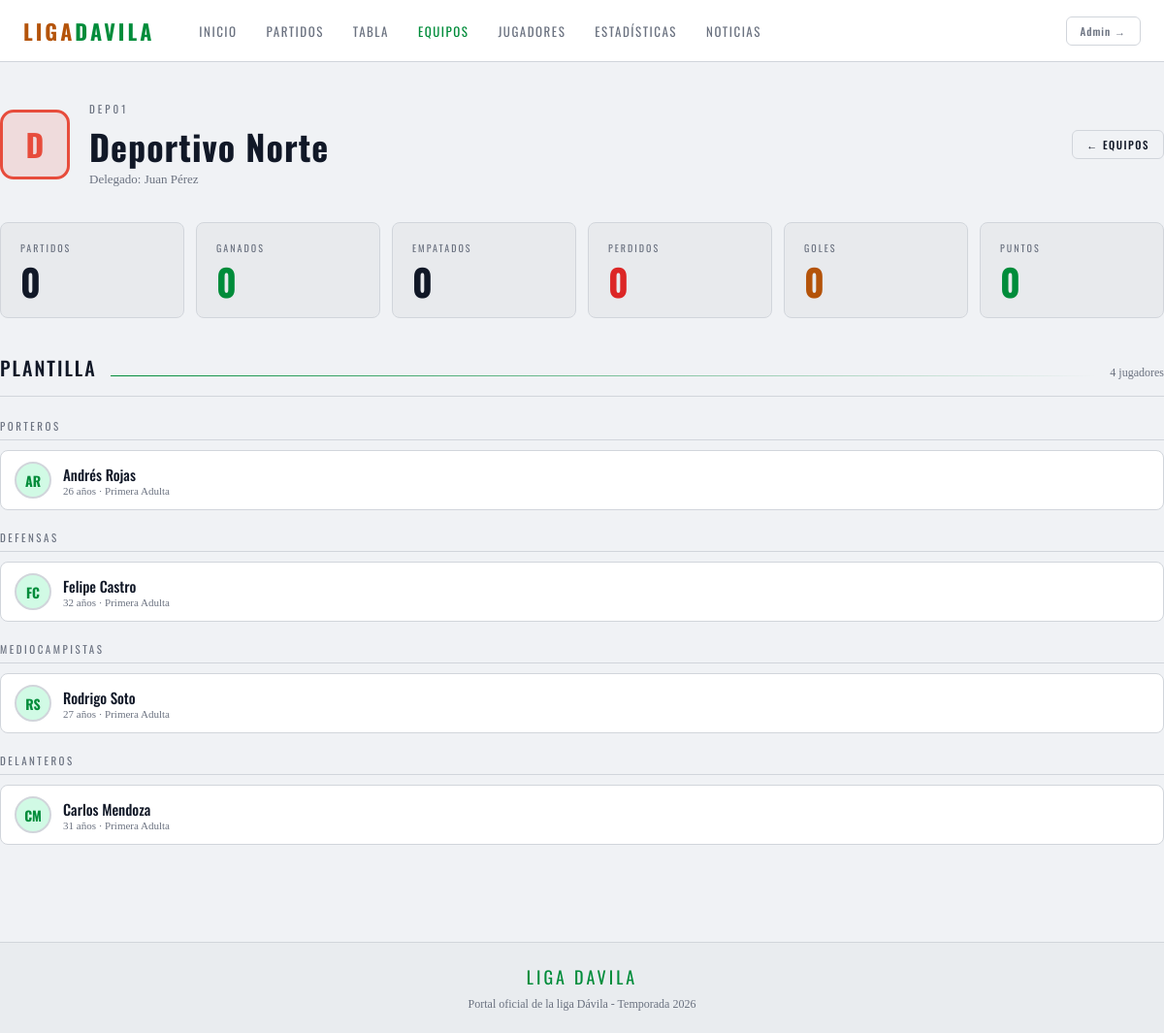
Screenshot of /equipos/1 with the database file from the repository.
### app/models/__init__.py (models this page shows, shortened)
class Equipo(db.Model):
    __tablename__ = 'equipos'
    id = db.Column(db.Integer, primary_key=True)
    codigo = db.Column(db.String(10), unique=True, nullable=False)
    nombre = db.Column(db.String(100), nullable=False)
    color = db.Column(db.String(7), default='#1a7a3c')
    delegado = db.Column(db.String(100))
    telefono_delegado = db.Column(db.String(20))
    activo = db.Column(db.Boolean, default=True)
    creado_en = db.Column(db.DateTime, default=datetime.utcnow)
    jugadores = db.relationship('Jugador', backref='equipo', lazy='dynamic')
    partidos_local = db.relationship('Partido', foreign_keys='Partido.local_id', backref='equipo_local', lazy='dynamic')
    partidos_visita = db.relationship('Partido', foreign_keys='Partido.visita_id', backref='equipo_visita', lazy='dynamic')

class Jugador(db.Model):
    __tablename__ = 'jugadores'
    id = db.Column(db.Integer, primary_key=True)
    rut = db.Column(db.String(12), unique=True, nullable=False)
    nombre = db.Column(db.String(100), nullable=False)
    fecha_nac = db.Column(db.Date)
    posicion = db.Column(db.String(20))  # Portero, Defensa, Mediocampista, Delantero
    foto = db.Column(db.String(200))     # ruta relativa al archivo
    activo = db.Column(db.Boolean, default=True)
    creado_en = db.Column(db.DateTime, default=datetime.utcnow)
    serie_id = db.Column(db.Integer, db.ForeignKey('series.id'))
    equipo_id = db.Column(db.Integer, db.ForeignKey('equipos.id'))
    actividades = db.relationship('Actividad', backref='jugador', lazy='dynamic')
    @property
    def edad(self):
        if not self.fecha_nac:
            return None
        hoy = date.today()
        edad = hoy.year - self.fecha_nac.year
        if (hoy.month, hoy.day) < (self.fecha_nac.month, self.fecha_nac.day):
            edad -= 1
        return edad
    @property
    def iniciales(self):
        if not self.nombre:
            return '?'
        parts = self.nombre.strip().split()
        return (parts[0][0] + (parts[1][0] if len(parts) > 1 else '')).upper()
    @property
    def total_goles(self):
        return self.actividades.filter(
            Actividad.tipo.in_(['gol', 'gol_penal'])
        ).count()

class Serie(db.Model):
    __tablename__ = 'series'
    id = db.Column(db.Integer, primary_key=True)
    codigo = db.Column(db.String(10), unique=True, nullable=False)
    nombre = db.Column(db.String(100), nullable=False)
    año = db.Column(db.Integer, nullable=False, default=date.today().year)
    categoria = db.Column(db.String(20))  # Sub-8, Sub-10, Adultos, etc.
    activa = db.Column(db.Boolean, default=True)
    creado_en = db.Column(db.DateTime, default=datetime.utcnow)
    jugadores = db.relationship('Jugador', backref='serie', lazy='dynamic')
    partidos = db.relationship('Partido', backref='serie', lazy='dynamic')

### app/routes/public.py (the view, shortened to what this page needs)
@public_bp.route('/equipos/<int:id>')
def equipo_detalle(id):
    equipo = Equipo.query.get_or_404(id)
    jugadores = Jugador.query.filter_by(equipo_id=id, activo=True)\
        .order_by(Jugador.posicion, Jugador.nombre).all()
    partidos_local  = Partido.query.filter_by(local_id=id, estado='jugado').all()
    partidos_visita = Partido.query.filter_by(visita_id=id, estado='jugado').all()
    todos_partidos  = partidos_local + partidos_visita
    todos_partidos.sort(key=lambda p: p.fecha, reverse=True)
    pj = len(todos_partidos)
    pg = pe = pp = gf = gc = 0
    stats = dict(pj=pj, pg=pg, pe=pe, pp=pp, gf=gf, gc=gc,
                 pts=pg*3+pe, dg=gf-gc)
    goleadores_eq = db.session.query(
        Jugador, func.count(Actividad.id).label('goles')
    ).join(Actividad, Actividad.jugador_id == Jugador.id)\
     .filter(Actividad.tipo.in_(['gol', 'gol_penal']),
             Jugador.equipo_id == id)\
     .group_by(Jugador.id)\
     .order_by(desc('goles')).all()
    return render_template('public/equipo_detalle.html',
        equipo=equipo, jugadores=jugadores,
        todos_partidos=todos_partidos[:8],
        stats=stats, goleadores_eq=goleadores_eq)

### app/templates/public/equipo_detalle.html (shortened to what this page needs)
{% extends 'public/base_public.html' %}
{% block content %}
<div class="container page-wrap">
  <div style="display:flex; align-items:center; gap:20px; margin-bottom:36px;" class="fade-up">
    <div style="width:72px; height:72px; border-radius:14px; background:{{ equipo.color }}22; border:3px solid {{ equipo.color }};
                display:flex; align-items:center; justify-content:center; font-family:var(--f-title); font-size:32px; font-weight:700; color:{{ equipo.color }};">
      {{ equipo.nombre[0] }}
    </div>
    <div>
      <div style="font-family:var(--f-title); font-size:11px; letter-spacing:3px; color:var(--muted); margin-bottom:4px;">{{ equipo.codigo }}</div>
      <h1 style="font-family:var(--f-title); font-size:36px; font-weight:700; letter-spacing:1px;">{{ equipo.nombre }}</h1>
      {% if equipo.delegado %}<div style="font-size:13px; color:var(--muted);">Delegado: {{ equipo.delegado }}{% if equipo.telefono_delegado %} · {{ equipo.telefono_delegado }}{% endif %}</div>{% endif %}
    </div>
    <a href="{{ url_for('public.equipos') }}" class="btn btn-outline btn-sm" style="margin-left:auto;">← Equipos</a>
  </div>
  <div class="stat-strip fade-up" style="margin-bottom:36px;">
    <div class="stat-box"><div class="stat-label">Partidos</div><div class="stat-val sv-w">{{ stats.pj }}</div></div>
    <div class="stat-box"><div class="stat-label">Ganados</div><div class="stat-val sv-g">{{ stats.pg }}</div></div>
    <div class="stat-box"><div class="stat-label">Empatados</div><div class="stat-val sv-w">{{ stats.pe }}</div></div>
    <div class="stat-box"><div class="stat-label">Perdidos</div><div class="stat-val sv-r">{{ stats.pp }}</div></div>
    <div class="stat-box"><div class="stat-label">Goles</div><div class="stat-val sv-a">{{ stats.gf }}</div></div>
    <div class="stat-box"><div class="stat-label">Puntos</div><div class="stat-val sv-g">{{ stats.pts }}</div></div>
  </div>
  <div class="grid-detail-r">
    <div>
      <div class="section-head fade-up">
        <h2 class="section-title">Plantilla</h2>
        <div class="section-line"></div>
        <span style="font-size:12px; color:var(--muted);">{{ jugadores|length }} jugadores</span>
      </div>
      {% set posiciones = ['Portero','Defensa','Mediocampista','Delantero'] %}
      {% for pos in posiciones %}
        {% set grupo = jugadores|selectattr('posicion','equalto',pos)|list %}
        {% if grupo %}
        <div style="margin-bottom:20px;">
          <div style="font-family:var(--f-title); font-size:11px; letter-spacing:2.5px; color:var(--muted); text-transform:uppercase; margin-bottom:10px; padding-bottom:6px; border-bottom:1px solid var(--borde);">{{ pos }}s</div>
          <div style="display:flex; flex-direction:column; gap:6px;">
            {% for j in grupo %}
            <a href="{{ url_for('public.jugador_detalle', id=j.id) }}"
               style="text-decoration:none; color:inherit; display:flex; align-items:center; gap:12px;
                      background:var(--carbon); border:1px solid var(--borde); border-radius:var(--radius);
                      padding:11px 14px; transition:border-color .15s;"
               onmouseover="this.style.borderColor='{{ equipo.color }}'" onmouseout="this.style.borderColor='var(--borde)'">
              <div class="player-avatar" style="width:38px;height:38px;font-size:14px;margin:0;flex-shrink:0;">
                {% if j.foto %}<img src="{{ url_for('static', filename='img/uploads/' + j.foto) }}">
                {% else %}{{ j.iniciales }}{% endif %}
              </div>
              <div style="flex:1;">
                <div style="font-family:var(--f-title); font-size:15px; font-weight:500;">{{ j.nombre }}</div>
                <div style="font-size:11px; color:var(--muted);">{{ j.edad if j.edad else '—' }} años · {{ j.serie.nombre if j.serie else '—' }}</div>
              </div>
            </a>
            {% endfor %}
          </div>
        </div>
        {% endif %}
      {% endfor %}
      {% set sin_pos = jugadores|selectattr('posicion','none')|list + jugadores|rejectattr('posicion')|list %}
    </div>
  </div>
</div>
{% endblock %}

### app/templates/public/base_public.html (style rules this page uses)
*, *::before, *::after { box-sizing: border-box; margin: 0; padding: 0; }
:root { --negro: #f0f2f5; --carbon: #ffffff; --grafito: #e8eaed; --borde: #d1d5db; --texto: #111827; --muted: #6b7280; --verde: #008c3a; --amarillo: #f5f505e2; --verde-dim: #d1fae5; --acento: #b45309; --rojo: #dc2626; --azul: #1d4ed8; --f-title: 'Oswald', sans-serif; --f-body: 'Source Serif 4', serif; --f-mono: 'DM Mono', monospace; --nav-h: 64px; --max-w: 1200px; --radius: 8px; }
html { scroll-behavior: smooth; }
body { font-family: var(--f-body); background: var(--negro); color: var(--texto); min-height: 100vh; }
.container { max-width: var(--max-w); margin: 0 auto; padding: 0 24px; }
.page-wrap { padding: 40px 0 80px; }
.section-head { display: flex; align-items: baseline; gap: 14px; margin-bottom: 22px; padding-bottom: 14px; border-bottom: 1px solid var(--borde); }
.section-title { font-family: var(--f-title); font-size: 20px; font-weight: 500; letter-spacing: 2px; text-transform: uppercase; }
.section-line { flex: 1; height: 1px; background: linear-gradient(90deg, var(--verde), transparent); }
.btn { font-family: var(--f-title); font-weight: 500; letter-spacing: 1.5px; text-transform: uppercase; font-size: 12px; padding: 9px 20px; border-radius: 6px; cursor: pointer; border: none; text-decoration: none; display: inline-flex; align-items: center; gap: 7px; transition: all .15s; }
.btn-outline { background: transparent; color: var(--texto); border: 1px solid var(--borde); }
.btn-sm { padding: 6px 14px; font-size: 11px; }
.player-avatar { width: 72px; height: 72px; border-radius: 50%; margin: 0 auto 12px; overflow: hidden; border: 2px solid var(--borde); display: flex; align-items: center; justify-content: center; font-family: var(--f-title); font-size: 24px; font-weight: 700; color: var(--verde); background: var(--verde-dim); }
.stat-strip { display: grid; grid-template-columns: repeat(auto-fit, minmax(140px, 1fr)); gap: 12px; }
.stat-box { background: var(--grafito); border: 1px solid var(--borde); border-radius: var(--radius); padding: 18px 20px; }
.stat-label { font-family: var(--f-title); font-size: 10px; letter-spacing: 2px; color: var(--muted); margin-bottom: 8px; text-transform: uppercase; }
.stat-val { font-family: var(--f-title); font-size: 38px; font-weight: 700; line-height: 1; }
.sv-g { color: var(--verde); }
.sv-a { color: var(--acento); }
.sv-r { color: var(--rojo); }
.sv-w { color: var(--texto); }
.fade-up { animation: fadeUp .5s ease both; }
.grid-detail-r { grid-template-columns: 1fr 340px; }

### rows the page displays
Equipo: nombre "D", codigo "DEP01", nombre "Deportivo Norte", delegado "Juan Pérez"
Jugador: iniciales "AR", nombre "Andrés Rojas", fecha_nac "26", serie "Primera Adulta"
Jugador: iniciales "FC", nombre "Felipe Castro", fecha_nac "32", serie "Primera Adulta"
Jugador: iniciales "RS", nombre "Rodrigo Soto", fecha_nac "27", serie "Primera Adulta"
Jugador: iniciales "CM", nombre "Carlos Mendoza", fecha_nac "31", serie "Primera Adulta"

### other values shown
{{ stats.pj }} "0"
{{ stats.pg }} "0"
{{ stats.pe }} "0"
{{ stats.pp }} "0"
{{ stats.gf }} "0"
{{ stats.pts }} "0"
{{ jugadores|length }} "4"
{{ pos }} "PORTERO" "DEFENSA" "MEDIOCAMPISTA" "DELANTERO"
